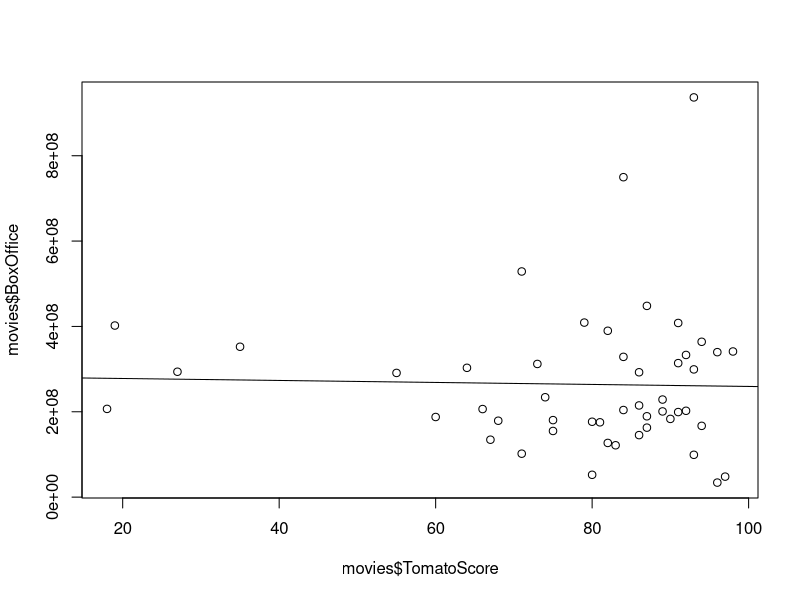
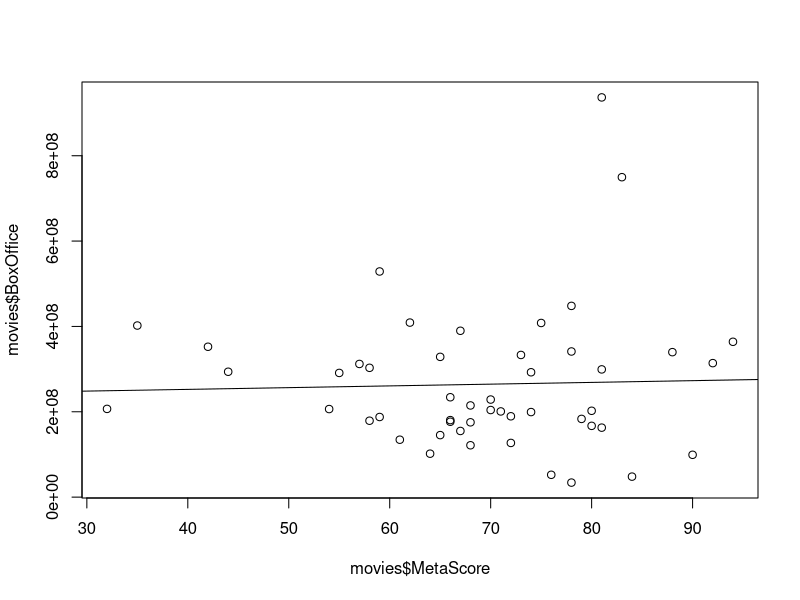
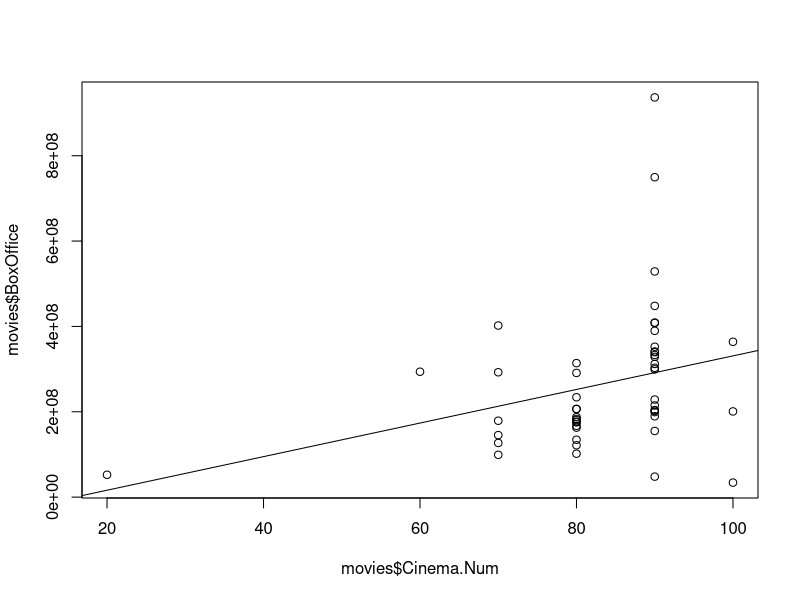
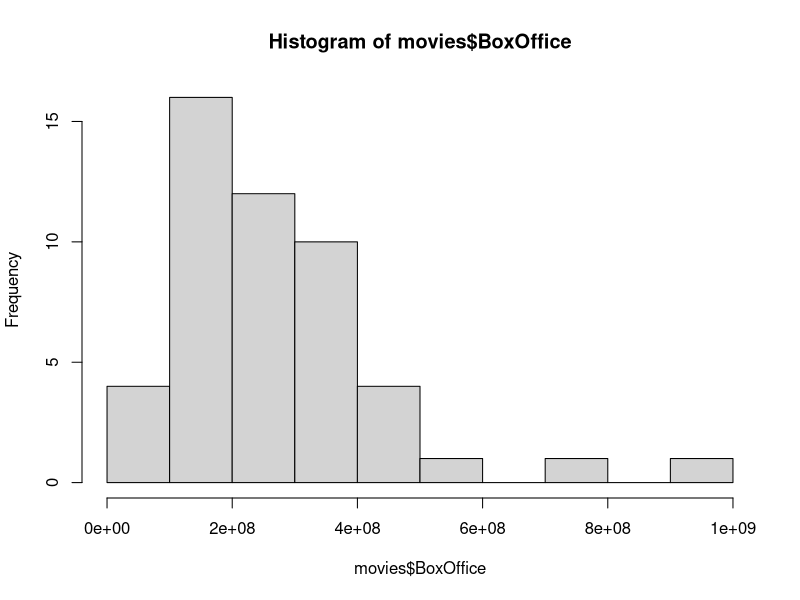
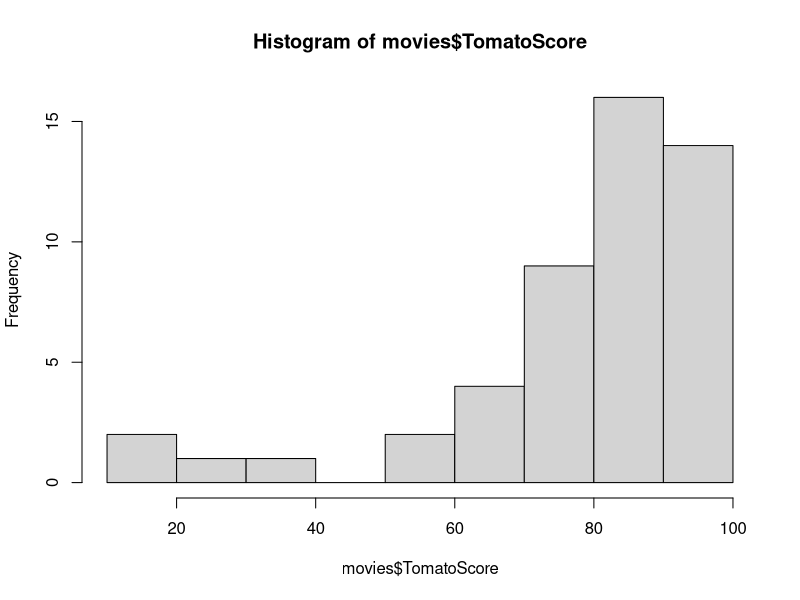
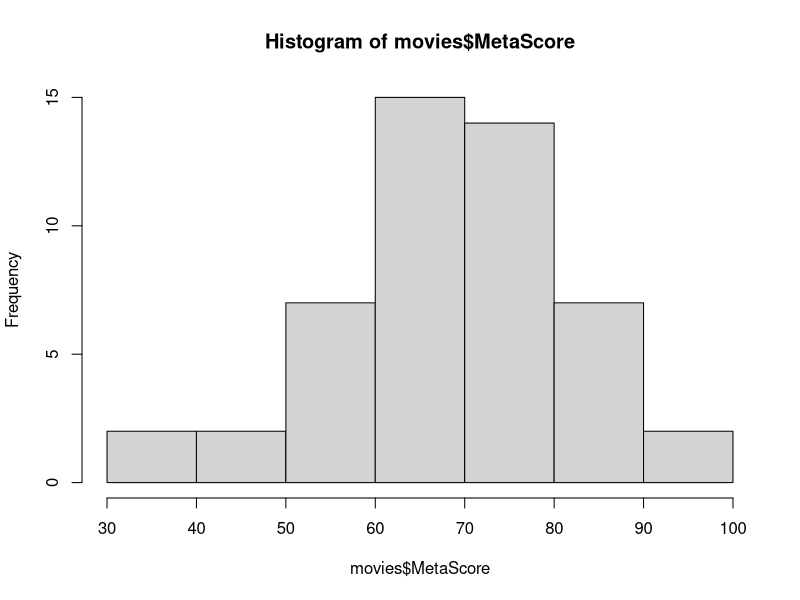
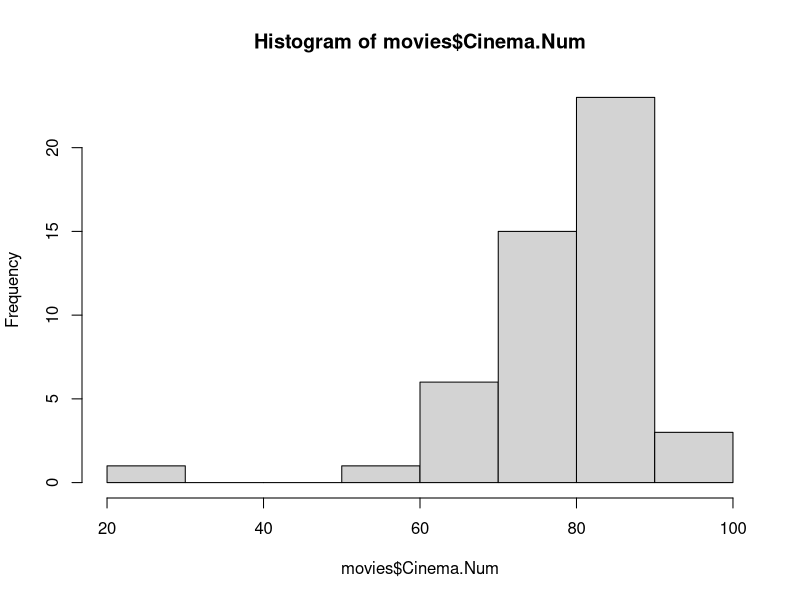
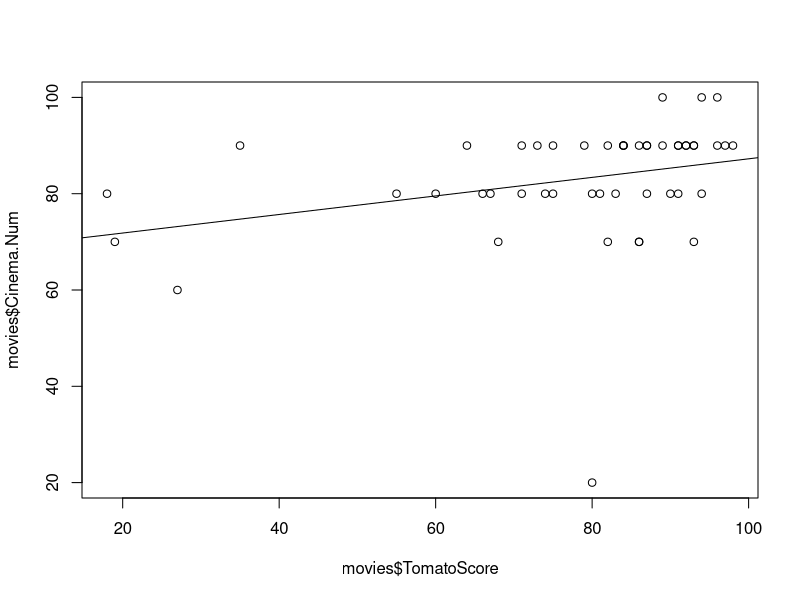

These charts were generated, in order, by the following R code:
setwd("D:/Files/Psdir/movies")

movies <- read.csv('BofficeList.csv', header = FALSE)
#movies <- read.csv('BofficeList2.csv', header = FALSE)
head(movies)

# So first I need to convert the cinema score grades to numbers. I might end up using
## dummy variables, but a numeric approach seems cleaner, if less interpretable

cinema_convert <- function(score) {
  letter <- factor(score, levels = c("A+", "A", "A-",
                                     "B+", "B", "B-",
                                     "C+", "C", "C-",
                                     "D+", "D", "D-",
                                     "F"))
  values <- c(seq(100, 0, by = -10))
  
  values[letter]
}

cinema_letters <- movies[4]
cinema_letters[] <- lapply(movies[4], cinema_convert)
movies[6] <- cinema_letters
colnames(movies) <- c("Movie", "TomatoScore", "MetaScore", "CinemaScore", "BoxOffice", "Cinema.Num")
write.csv(movies, 'RList.csv')
#write.csv(movies, 'RList2.csv')

summary(movies)

## Thats all the data cleaning I need to do, now onto regressions
### T = TomatoMeter
### M = Metascore
### C = CinemaScore
### B = Boxoffice
### S  = Cinema.Num
### x seperates the Y and X's

## We start by trying to Predict the Box Office
BxT <- lm(BoxOffice ~ TomatoScore, data = movies)
summary(BxT)
plot(x = movies$TomatoScore, y = movies$BoxOffice)
abline(BxT)
# Terrible Model

BxM <- lm(BoxOffice ~ MetaScore, data = movies)
summary(BxM)
plot(x = movies$MetaScore, y = movies$BoxOffice)
abline(BxM)
# Another Terrible Model

BxS <- lm(BoxOffice ~ Cinema.Num, data = movies)
summary(BxS)
plot(x = movies$Cinema.Num, y = movies$BoxOffice)
abline(BxS)
# Best model so far and its still terrible

BxTMS <- lm(BoxOffice ~ TomatoScore + MetaScore + Cinema.Num, data = movies)
summary(BxTMS)
# Only slightly better than BxS\

# Heres Why all these models suck
hist(movies$BoxOffice) # Not Normal
hist(movies$TomatoScore) # Not Normal
hist(movies$MetaScore) # Fairly Normal
hist(movies$Cinema.Num) # Normal With Outlier

##Now lets try to predict Cinema Score
SxT <- lm(Cinema.Num ~ TomatoScore, data = movies)
summary(SxT)
plot(x = movies$TomatoScore, y = movies$Cinema.Num)
abline(SxT)
# Just God Awful

SxM <- lm(Cinema.Num ~ MetaScore, data = movies)
summary(SxM)
plot(x = movies$MetaScore, y = movies$Cinema.Num)
abline(SxM)
# Still Pretty Bad

## Lets Try to Predict MetaCritic with Rotten Tomatos
MxT <- lm(MetaScore ~ TomatoScore, data = movies)
summary(MxT)
plot(x = movies$TomatoScore, y = movies$MetaScore)
abline(MxT)
# Well duh its a good model, but at least its something


